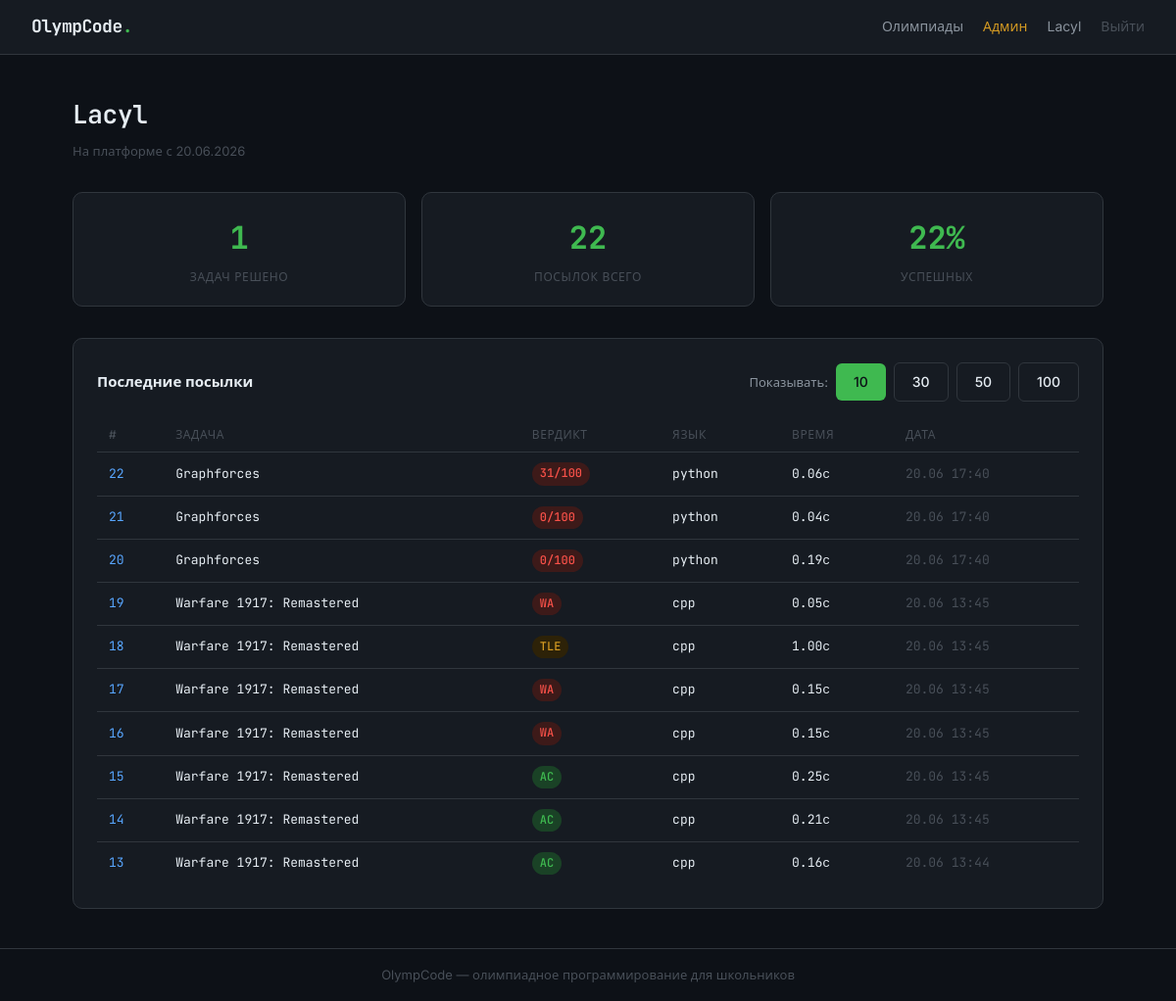
/profile/ (signed in), run on an earlier commit of the app's database.
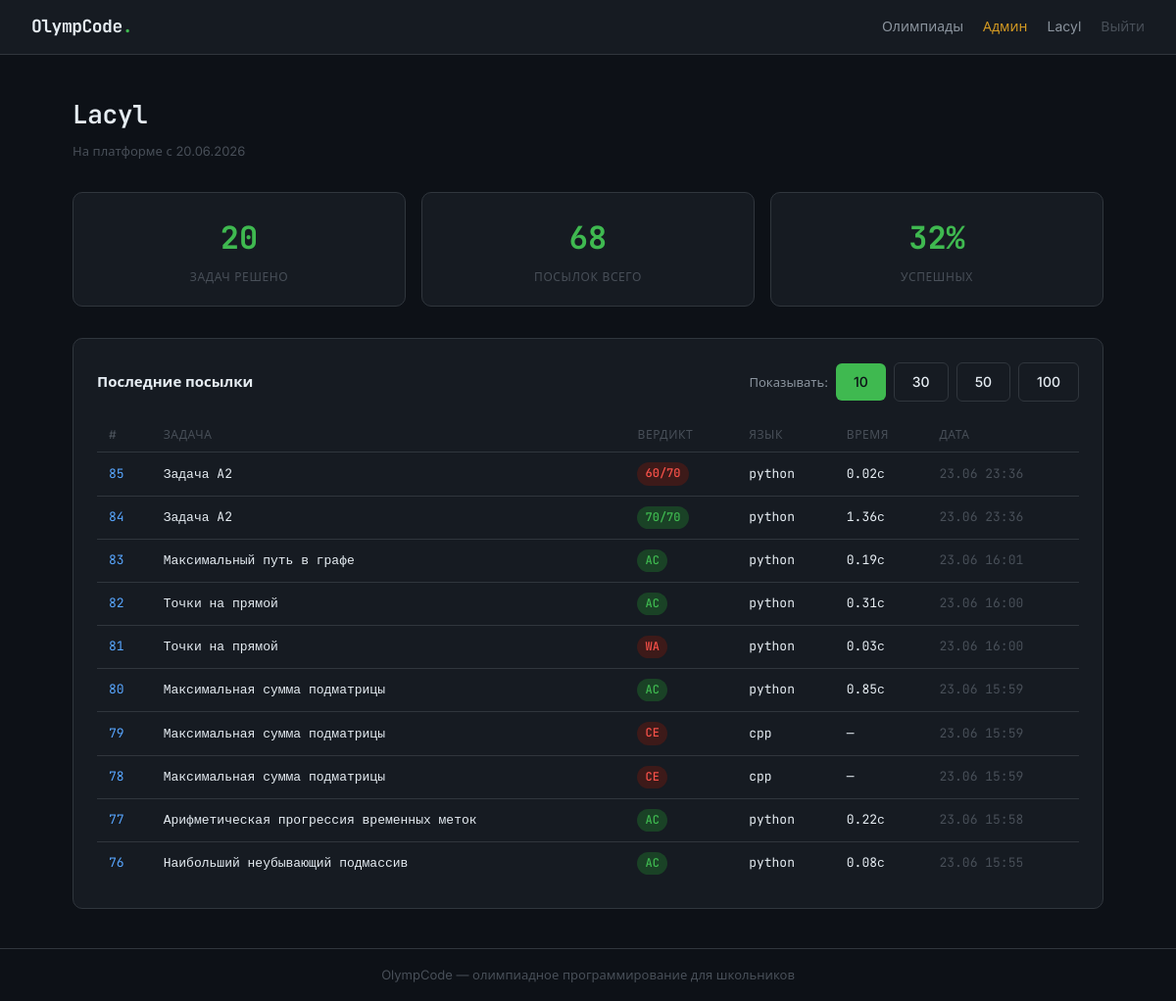
And on a later commit of the database.
### models.py (models this page shows)
class Submission(Base):
    __tablename__ = "submissions"
    id:                     Mapped[int]          = mapped_column(Integer, primary_key=True)
    user_id:                Mapped[int]          = mapped_column(ForeignKey("users.id"))
    task_id:                Mapped[int]          = mapped_column(ForeignKey("tasks.id"))
    task_submission_number: Mapped[int]          = mapped_column(Integer, default=1)
    code:                   Mapped[str]          = mapped_column(Text)
    language:               Mapped[str]          = mapped_column(String(16), default="cpp")
    verdict:                Mapped[Verdict]      = mapped_column(SAEnum(Verdict), default=Verdict.PENDING)
    failed_test:            Mapped[int | None]   = mapped_column(Integer, nullable=True)
    error_output:           Mapped[str | None]   = mapped_column(Text, nullable=True)
    execution_time:         Mapped[float | None] = mapped_column(Float, nullable=True)
    score:                  Mapped[float | None] = mapped_column(Float, nullable=True)
    ai_hint:                Mapped[str | None]   = mapped_column(Text, nullable=True)
    submitted_at:           Mapped[datetime]     = mapped_column(DateTime, default=datetime.now)
    user:         Mapped["User"]             = relationship(back_populates="submissions")
    task:         Mapped["Task"]             = relationship(back_populates="submissions")
    test_results: Mapped[list["TestResult"]] = relationship(back_populates="submission")

class Task(Base):
    __tablename__ = "tasks"
    id:             Mapped[int]          = mapped_column(Integer, primary_key=True)
    topic_id:       Mapped[int | None]   = mapped_column(ForeignKey("topics.id"), nullable=True)
    order_in_topic: Mapped[int]          = mapped_column(Integer, default=1)
    title:          Mapped[str]          = mapped_column(String(256))
    statement_md:   Mapped[str | None]   = mapped_column(Text, nullable=True)
    statement_html: Mapped[str | None]   = mapped_column(Text, nullable=True)
    time_limit:     Mapped[float]        = mapped_column(Float, default=1.0)
    memory_limit:   Mapped[int]          = mapped_column(Integer, default=256)
    tests_path:     Mapped[str]          = mapped_column(String(512))
    checker_path:   Mapped[str]          = mapped_column(String(512))
    scoring_type:     Mapped[ScoringType]  = mapped_column(SAEnum(ScoringType), default=ScoringType.ICPC)
    max_score:        Mapped[float]        = mapped_column(Float, default=0.0)
    test_scores_json: Mapped[str | None]   = mapped_column(Text, nullable=True)  # JSON список баллов за каждый тест
    is_output_only:   Mapped[bool]         = mapped_column(Boolean, default=False)  # MOSH: участник сдаёт готовый файл-ответ, а не код
    is_interactive:    Mapped[bool]        = mapped_column(Boolean, default=False)  # Polygon: есть interactor, программа общается с ним в реальном времени
    interactor_path:   Mapped[str | None]  = mapped_column(String(512), nullable=True)  # путь к скомпилированному interactor (для отладки, судья пока не запускает)
    topic:         Mapped["Topic | None"]      = relationship(back_populates="tasks")
    submissions:   Mapped[list["Submission"]]  = relationship(back_populates="task")
    subtasks:      Mapped[list["Subtask"]]     = relationship(back_populates="task")
    contest_tasks: Mapped[list["ContestTask"]] = relationship(back_populates="task")

### routers/profile.py (the view)
@router.get("/")
async def profile(request: Request, limit: int = 10, db: Session = Depends(get_db)):
    user = get_current_user(request, db)
    if not user:
        return RedirectResponse("/auth/login", status_code=302)
    total_submissions = db.query(Submission).filter_by(user_id=user.id).count()
    solved_icpc = db.query(Submission.task_id).join(Task).filter(
        Submission.user_id == user.id,
        Task.scoring_type == ScoringType.ICPC,
        Submission.verdict == Verdict.AC
    ).distinct()
    solved_ioi = db.query(Submission.task_id).join(Task).filter(
        Submission.user_id == user.id,
        Task.scoring_type.in_([ScoringType.IOI_SUM, ScoringType.IOI_GROUPS]),
        Submission.score >= Task.max_score,
        Task.max_score > 0
    ).distinct()
    tasks_solved = solved_icpc.union(solved_ioi).count()
    accepted_icpc = db.query(Submission).join(Task).filter(
        Submission.user_id == user.id,
        Task.scoring_type == ScoringType.ICPC,
        Submission.verdict == Verdict.AC
    ).count()
    accepted_ioi = db.query(Submission).join(Task).filter(
        Submission.user_id == user.id,
        Task.scoring_type.in_([ScoringType.IOI_SUM, ScoringType.IOI_GROUPS]),
        Submission.score >= Task.max_score
    ).count()
    accepted_total = accepted_icpc + accepted_ioi
    stats = {
        "total":        total_submissions,
        "accepted":     accepted_total,
        "tasks_solved": tasks_solved,
    }
    submissions = (
        db.query(Submission)
        .filter_by(user_id=user.id)
        .order_by(Submission.submitted_at.desc())
        .limit(limit)
        .all()
    )
    return templates.TemplateResponse("profile/index.html", {
        "request":       request,
        "user":          user,
        "submissions":   submissions,
        "stats":         stats,
        "current_limit": limit,
    })

### templates/profile/index.html (shortened to what this page needs)
{% extends "base.html" %}
{% block content %}
<div class="page-header">
  <h1 style="font-family:var(--mono)">{{ user.username }}</h1>
  <p style="color:var(--text-3); font-size:13px">
    На платформе с {{ user.created_at.strftime('%d.%m.%Y') }}
  </p>
</div>
<div class="stats-row">
  <div class="stat-card">
    <div class="stat-card__value">{{ stats.tasks_solved }}</div>
    <div class="stat-card__label">Задач решено</div>
  </div>
  <div class="stat-card">
    <div class="stat-card__value">{{ stats.total }}</div>
    <div class="stat-card__label">Посылок всего</div>
  </div>
  <div class="stat-card">
    <div class="stat-card__value">
      {% if stats.total > 0 %}
        {{ ((stats.accepted / stats.total) * 100) | int }}%
      {% else %}
        —
      {% endif %}
    </div>
    <div class="stat-card__label">Успешных</div>
  </div>
</div>
<div class="card">
  <div style="display: flex; justify-content: space-between; align-items: center; margin-bottom: 16px; flex-wrap: wrap; gap: 10px;">
    <h2 style="font-size:15px; font-weight:600; margin: 0;">Последние посылки</h2>
    <div class="limit-selector" style="display: flex; gap: 8px; align-items: center;">
      <span style="font-size: 13px; color: var(--text-2);">Показывать:</span>
      {% for count in [10, 30, 50, 100] %}
        <a href="/profile?limit={{ count }}"
           class="btn {% if current_limit == count %}btn--primary{% else %}btn--outline{% endif %} btn--small">
           {{ count }}
        </a>
      {% endfor %}
    </div>
  </div>
  {% if submissions %}
  <table class="submissions-table">
    <thead>
      <tr>
        <th>#</th>
        <th>Задача</th>
        <th>Вердикт</th>
        <th>Язык</th>
        <th>Время</th>
        <th>Дата</th>
      </tr>
    </thead>
    <tbody>
      {% for s in submissions %}
      <tr>
        <td><a href="/submissions/{{ s.id }}" style="color:var(--blue)">{{ s.id }}</a></td>
        <td>
          <a href="/task/{{ s.task.id }}" style="color:var(--text)">{{ s.task.title }}</a>
        </td>
        <td>
          <span class="badge badge--{{ s.verdict.value.lower() }}">
            {% if s.task.scoring_type.value != 'icpc' and s.score is not none %}
              {{ s.score | format_score }}/{{ s.task.max_score | format_score }}
            {% else %}
              {{ s.verdict.value }}
            {% endif %}
          </span>
        </td>
        <td style="font-family:var(--mono)">{{ s.language }}</td>
        <td style="font-family:var(--mono)">
          {{ '%.2f'|format(s.execution_time) + 'с' if s.execution_time else '—' }}
        </td>
        <td style="color:var(--text-3)">{{ s.submitted_at.strftime('%d.%m %H:%M') }}</td>
      </tr>
      {% endfor %}
    </tbody>
  </table>
  {% else %}
  <div style="text-align:center; padding:40px; color:var(--text-2)">
    <p>Посылок пока нет</p>
    <a href="/contests/" class="btn btn--outline" style="margin-top:16px">К олимпиадам</a>
  </div>
  {% endif %}
</div>
{% endblock %}

What changed in the data, as far as the page shows it:
no longer on this page (row unchanged): Submission: id "22", task "Graphforces", score "31", task.max_score "100", language "python", execution_time "0.06с", submitted_at "20.06 17:40"
no longer on this page (row unchanged): Submission: id "21", task "Graphforces", score "0", task.max_score "100", language "python", execution_time "0.04с", submitted_at "20.06 17:40"
no longer on this page (row unchanged): Submission: id "20", task "Graphforces", score "0", task.max_score "100", language "python", execution_time "0.19с", submitted_at "20.06 17:40"
removed Submission: id "19", task "Warfare 1917: Remastered", verdict.value "WA", language "cpp", execution_time "0.05с", submitted_at "20.06 13:45"
removed Submission: id "18", task "Warfare 1917: Remastered", verdict.value "TLE", language "cpp", execution_time "1.00с", submitted_at "20.06 13:45"
removed Submission: id "17", task "Warfare 1917: Remastered", verdict.value "WA", language "cpp", execution_time "0.15с", submitted_at "20.06 13:45"
removed Submission: id "16", task "Warfare 1917: Remastered", verdict.value "WA", language "cpp", execution_time "0.15с", submitted_at "20.06 13:45"
removed Submission: id "15", task "Warfare 1917: Remastered", verdict.value "AC", language "cpp", execution_time "0.25с", submitted_at "20.06 13:45"
removed Submission: id "14", task "Warfare 1917: Remastered", verdict.value "AC", language "cpp", execution_time "0.21с", submitted_at "20.06 13:45"
removed Submission: id "13", task "Warfare 1917: Remastered", verdict.value "AC", language "cpp", execution_time "0.16с", submitted_at "20.06 13:44"
added Submission: id "85", task "Задача A2", score "60", task.max_score "70", language "python", execution_time "0.02с", submitted_at "23.06 23:36"
added Submission: id "84", task "Задача A2", score "70", task.max_score "70", language "python", execution_time "1.36с", submitted_at "23.06 23:36", verdict "AC" (drawn)
added Submission: id "83", task "Максимальный путь в графе", verdict.value "AC", language "python", execution_time "0.19с", submitted_at "23.06 16:01"
added Submission: id "82", task "Точки на прямой", verdict.value "AC", language "python", execution_time "0.31с", submitted_at "23.06 16:00"
added Submission: id "81", task "Точки на прямой", verdict.value "WA", language "python", execution_time "0.03с", submitted_at "23.06 16:00"
added Submission: id "80", task "Максимальная сумма подматрицы", verdict.value "AC", language "python", execution_time "0.85с", submitted_at "23.06 15:59"
added Submission: id "79", task "Максимальная сумма подматрицы", verdict.value "CE", language "cpp", execution_time "—", submitted_at "23.06 15:59"
added Submission: id "78", task "Максимальная сумма подматрицы", verdict.value "CE", language "cpp", execution_time "—", submitted_at "23.06 15:59"
added Submission: id "77", task "Арифметическая прогрессия временных меток", verdict.value "AC", language "python", execution_time "0.22с", submitted_at "23.06 15:58"
added Submission: id "76", task "Наибольший неубывающий подмассив", verdict.value "AC", language "python", execution_time "0.08с", submitted_at "23.06 15:55"
Also different on the page:
{{ stats.tasks_solved }}: "1" → "20"
{{ stats.total }}: "22" → "68"
{{ ((stats.accepted / stats.total) * 100) | int }}: "22" → "32"
